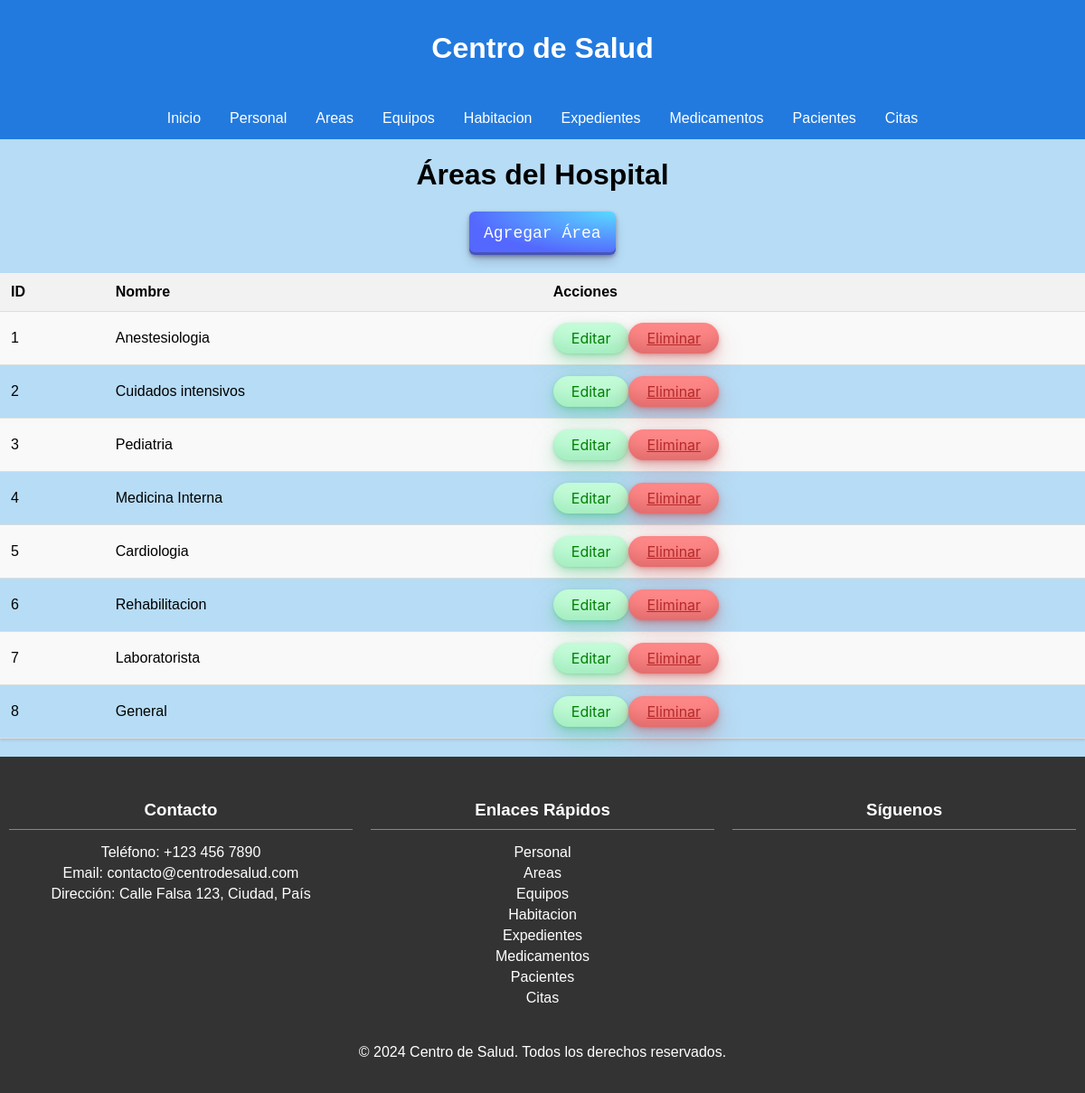
Screenshot of /areas.php with the database file from the repository.
### tables this page shows
CREATE TABLE Areas (
    id_area INT AUTO_INCREMENT PRIMARY KEY,
    nombre VARCHAR(100)
);

### areas.php (the view, shortened to what this page needs)
<!DOCTYPE html>
<html lang="en">
<head>
    <link rel="stylesheet" href="css/style.css">
</head>
<body>
    <h1>Áreas del Hospital</h1>
    <a href="agregar_area.php" class="button-29">Agregar Área</a>
    <?php
    include 'includes/conexion.php';
    $sql = "SELECT * FROM Areas";
    $resultado = $conn->query($sql);
    if ($resultado->num_rows > 0) {
        echo "<table>";
        echo "<tr><th>ID</th><th>Nombre</th><th>Acciones</th></tr>";
        while($fila = $resultado->fetch_assoc()) {
            echo "<tr>";
            echo "<td>" . $fila["id_area"] . "</td>";
            echo "<td>" . $fila["nombre"] . "</td>";
            echo "<td>";
            echo "<a class='button-33' href='editar_area.php?id=" . $fila["id_area"] . "'>Editar</a>";
            echo "<a class='button-34' href='eliminar_area.php?id=" . $fila["id_area"] . "' onclick='return confirm(\"¿Estás seguro de que deseas eliminar este registro?\")'>Eliminar</a>";
            echo "</td>";
            echo "</tr>";
        }
        echo "</table>";
    } else {
        echo "No se encontraron resultados";
    }
    ?>
</body>
</html>

### css/style.css (style rules this page uses)
body { display: flex; flex-direction: column; min-height: 100vh; justify-content: center; align-items: center; font-family: Arial, sans-serif; background-color: #b7dcf5; margin: 0; }
header { width: 100%; background-color: #227adf; }
header h1 { color: white; text-align: center; padding: 14px 16px; }
header nav { display: flex; justify-content: center; }
header ul { list-style-type: none; margin: 0; padding: 0; display: flex; }
header ul li { float: left; }
header ul li a { display: block; color: white; text-align: center; padding: 14px 16px; text-decoration: none; }
footer { width: 100%; background-color: #333; color: white; padding: 20px 0; text-align: center; }
footer .container { display: flex; flex-wrap: wrap; justify-content: space-around; max-width: 1366px; margin: 0 auto; }
footer .column { flex: 1; margin: 10px; min-width: 200px; }
footer h3 { border-bottom: 1px solid #4CAF50; padding-bottom: 10px; margin-bottom: 10px; }
footer ul { list-style-type: none; padding: 0; }
footer ul li { margin: 5px 0; }
footer ul li a { color: white; text-decoration: none; }
.button-29 { align-items: center; appearance: none; background-image: radial-gradient(100% 100% at 100% 0, #5adaff 0, #5468ff 100%); border: 0; border-radius: 6px; box-shadow: rgba(45, 35, 66, .4) 0 2px 4px, rgba(45, 35, 66, .3) 0 7px 13px -3px, rgba(58, 65, 111, .5) 0 -3px 0 inset; box-sizing: border-box; color: #fff; cursor: pointer; display: inline-flex; font-family: "JetBrains Mono", monospace; height: 48px; justify-content: center; line-height: 1; list-style: none; overflow: hidden; padding-left: 16px; padding-right: 16px; position: relative; text-align: left; text-decoration: none; transition: box-shadow .15s, transform .15s; user-select: none; -webkit-user-select: none; touch-action: manipulation; white-space: nowrap; will-change: box-shadow, transform; font-size: 18px; }
.button-33 { background-color: #c2fbd7; border-radius: 100px; box-shadow: rgba(44, 187, 99, .2) 0 -25px 18px -14px inset, rgba(44, 187, 99, .15) 0 1px 2px, rgba(44, 187, 99, .15) 0 2px 4px, rgba(44, 187, 99, .15) 0 4px 8px, rgba(44, 187, 99, .15) 0 8px 16px, rgba(44, 187, 99, .15) 0 16px 32px; color: green; cursor: pointer; display: inline-block; font-family: CerebriSans-Regular, -apple-system, system-ui, Roboto, sans-serif; padding: 7px 20px; text-align: center; text-decoration: none; transition: all 250ms; font-size: 16px; }
.button-34 { background-color: #fd8686; border-radius: 100px; box-shadow: rgba(121, 0, 0, 0.2) 0 -25px 18px -14px inset, rgba(187, 44, 44, 0.15) 0 1px 2px, rgba(187, 44, 44, 0.15) 0 2px 4px, rgba(187, 44, 44, 0.15) 0 4px 8px, rgba(187, 44, 44, 0.15) 0 8px 16px, rgba(187, 44, 44, 0.15) 0 16px 32px; color: rgb(184, 42, 42); cursor: pointer; display: inline-block; font-family: CerebriSans-Regular, -apple-system, system-ui, Roboto, sans-serif; padding: 7px 20px; text-align: center; transition: all 250ms; border: 0; font-size: 16px; }
table { width: 100%; border-collapse: collapse; margin: 20px 0; box-shadow: 0 2px 3px rgba(0, 0, 0, 0.1); }
table th, table td { padding: 12px; text-align: left; border-bottom: 1px solid #ddd; }
table th { background-color: #f2f2f2; }
table tr:nth-child(even) { background-color: #f9f9f9; }

### rows the page displays
areas: id_area "1", nombre "Anestesiologia"
areas: id_area "2", nombre "Cuidados intensivos"
areas: id_area "3", nombre "Pediatria"
areas: id_area "4", nombre "Medicina Interna"
areas: id_area "5", nombre "Cardiologia"
areas: id_area "6", nombre "Rehabilitacion"
areas: id_area "7", nombre "Laboratorista"
areas: id_area "8", nombre "General"
